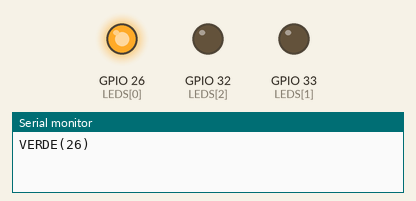
The sketch below on a simulated ESP32. Parts: output pins drawn as LEDs (lit = HIGH), the last lines printed to the serial monitor.

Above: at 0.5 s.
At 1.8 s:
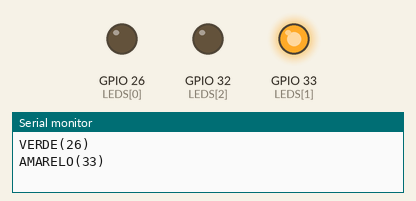
At 3.1 s:
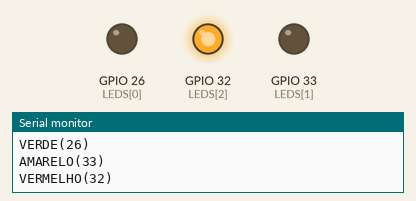
At 4.4 s:
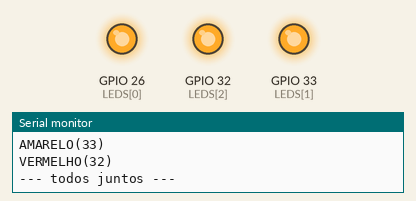
At 5.4 s:
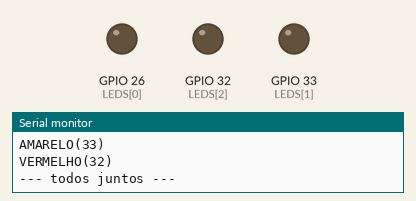
Timing chart, 0 to 7.7 s (numbered marks = the images above):
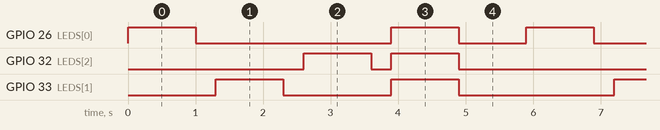

The sketch:

semaforo_teste.ino
```cpp
// Teste puro dos 3 LEDs do semaforo. Nada de WiFi, OLED ou som.
const uint8_t LEDS[3] = { 26, 33, 32 };   // verde, amarelo, vermelho
const char *NOME[3]   = { "VERDE(26)", "AMARELO(33)", "VERMELHO(32)" };

void setup() {
  Serial.begin(115200);
  for (uint8_t i = 0; i < 3; i++) { pinMode(LEDS[i], OUTPUT); digitalWrite(LEDS[i], LOW); }
}

void loop() {
  for (uint8_t i = 0; i < 3; i++) {
    Serial.println(NOME[i]);
    digitalWrite(LEDS[i], HIGH);
    delay(1000);
    digitalWrite(LEDS[i], LOW);
    delay(300);
  }
  Serial.println("--- todos juntos ---");
  for (uint8_t i = 0; i < 3; i++) digitalWrite(LEDS[i], HIGH);
  delay(1000);
  for (uint8_t i = 0; i < 3; i++) digitalWrite(LEDS[i], LOW);
  delay(1000);
}
```

Measured:
- by itself, GPIO 26 (LEDS[0]): repeats every 5.9 s: LOW 2.9 s, HIGH 1.0 s, LOW 1.0 s, HIGH 1.0 s
- by itself, GPIO 32 (LEDS[2]): repeats every 5.9 s: LOW 0.30 s, HIGH 1.0 s, LOW 3.6 s, HIGH 1.0 s
- by itself, GPIO 33 (LEDS[1]): repeats every 5.9 s: LOW 1.6 s, HIGH 1.0 s, LOW 2.3 s, HIGH 1.0 s
